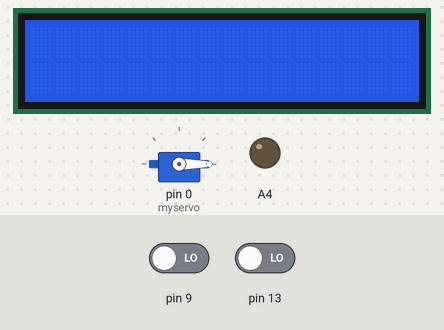
Bench run of a sketch on a simulated Arduino Uno, built with avr-gcc and run on an emulated ATmega328P. Shown: 16×2 character LCD, servo, output pins drawn as LEDs (lit = HIGH). Inputs (shaded band) come from the test bench; at power-on: pin 9 LOW, pin 13 LOW. What the sketch prints to the serial monitor is not drawn.

Above: at 1.2 s.
1.3 s: pin 9 driven HIGH
At 2.9 s:
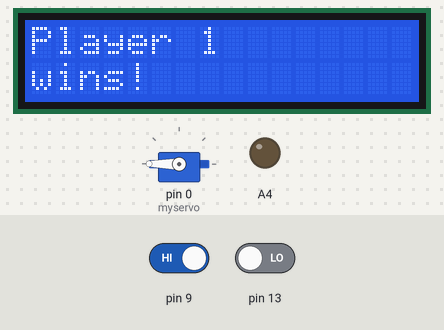
Timing chart, 0 to 10.5 s (numbered marks = the images above; inputs shaded):
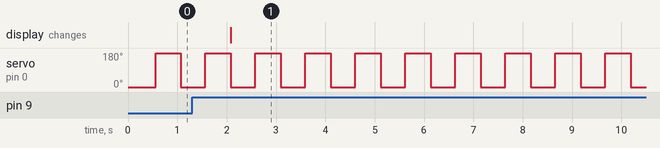

Measured:
- after the input at 1.3 s, the display: changes after 0.78 s (image 1)
- by itself, servo on pin 0 (myservo): alternates 180° for 0.51 s and 0° for 0.50 s

The sketch:

tch_apr21a_copy_20260421134238_copy_2026_copy_20260521100154.ino
```cpp
#include <LiquidCrystal_I2C.h>
#include <Wire.h>;
#include <Servo.h>

LiquidCrystal_I2C lcd1(0x27, 16, 2);
Servo myservo;

void setup()
{
  pinMode(A4, OUTPUT);
  pinMode(9, INPUT);
  pinMode(13, INPUT);
  lcd1.begin();
  lcd1.backlight();
  myservo.attach(0);
  Serial.begin(9600);
}

void loop()
{
  myservo.write(0);
  Serial.println(myservo.read());
  delay(500);
  myservo.write(360);
  Serial.println(myservo.read());
  delay(500);

  if(digitalRead(9) == HIGH)
  {
    lcd1.setCursor(0,0);
    lcd1.print("Player 1");
    lcd1.setCursor(0,1);
    lcd1.print("wins!");
  }
  else if (digitalRead(13) == HIGH)
  {
    lcd1.setCursor(0, 0);
    lcd1.print("Player 2");
    lcd1.setCursor(0, 1);
    lcd1.print("wins!");
  }
}
```
